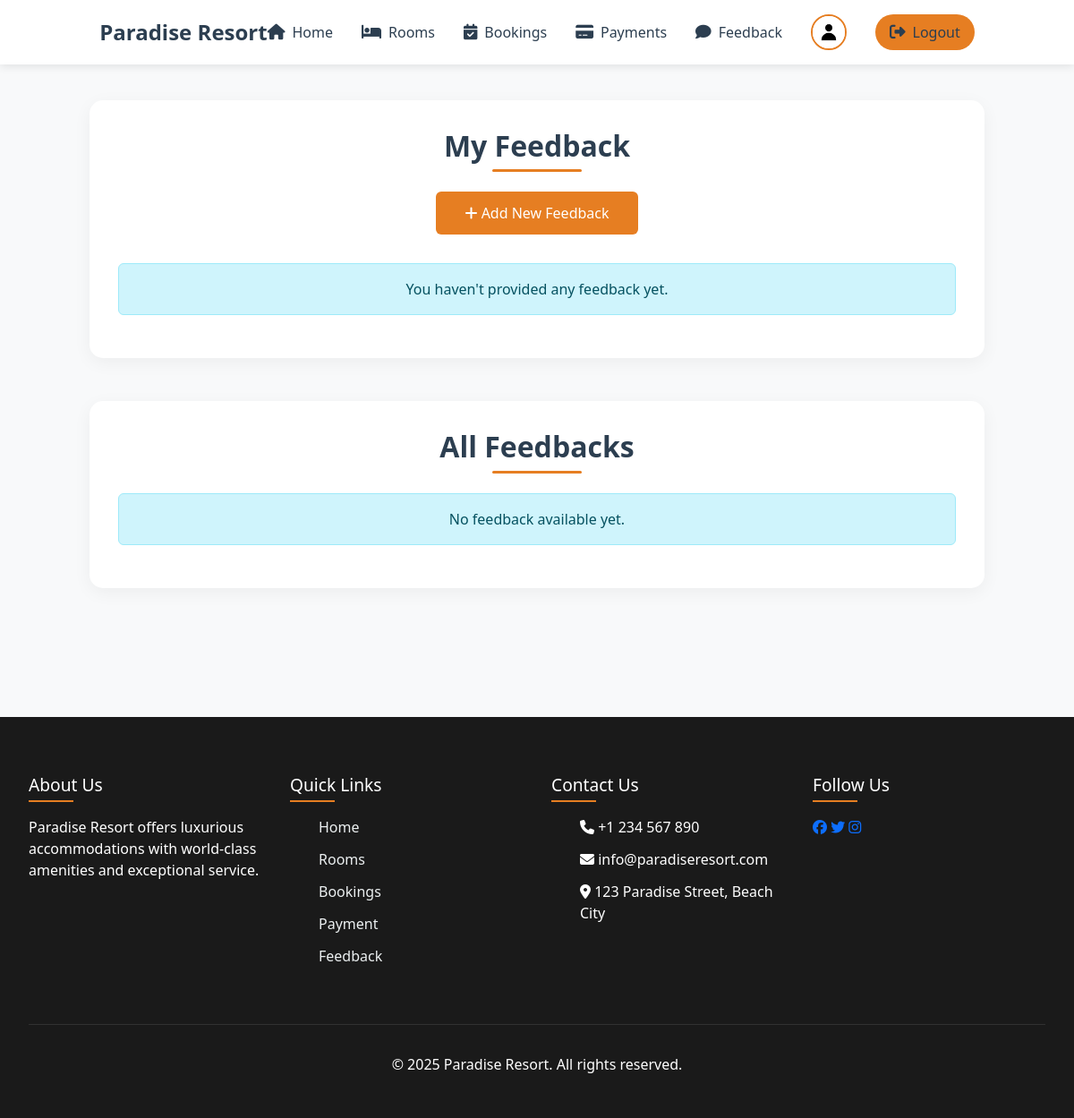
The app's page /user/feedback/index.php (signed in), older data.
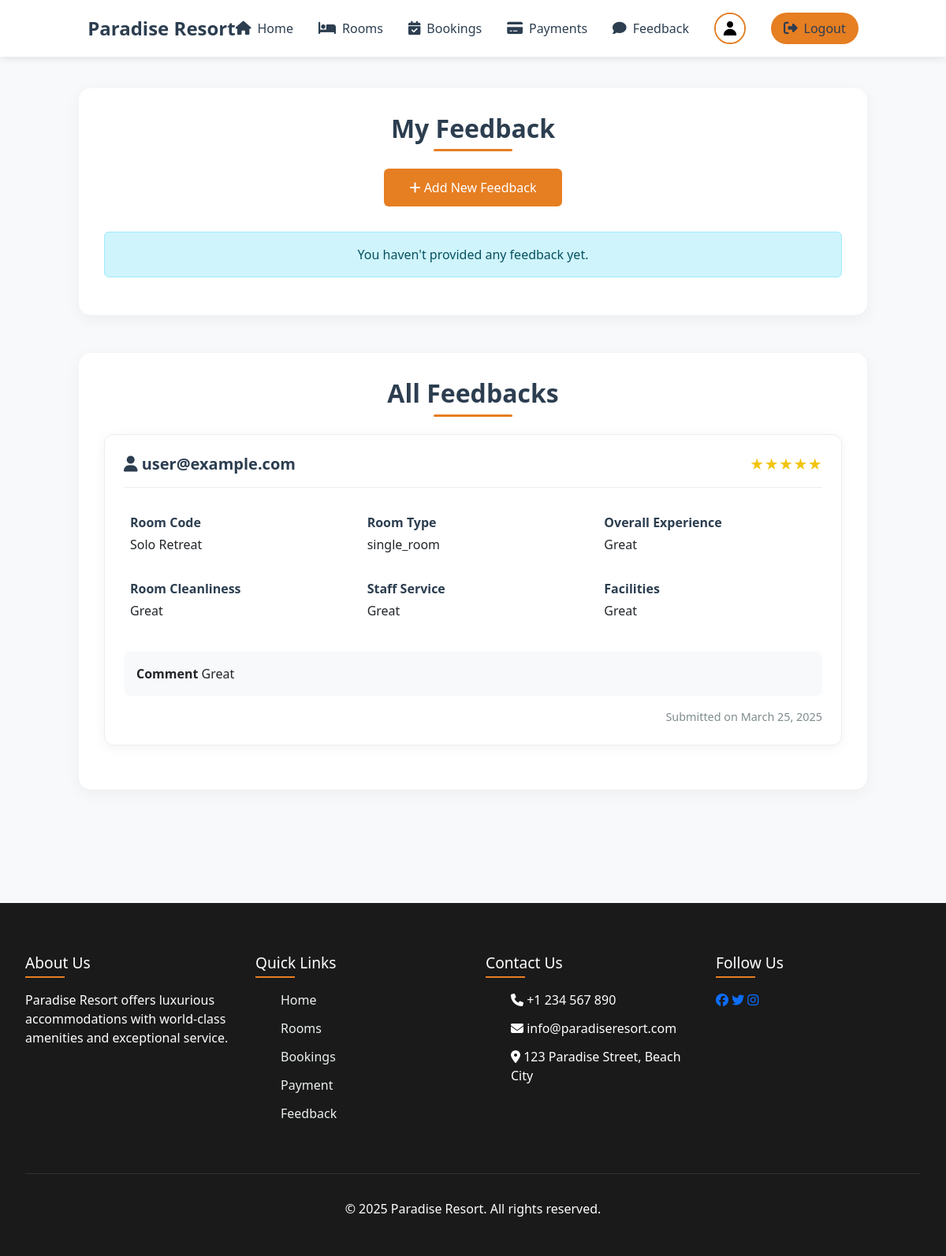
The same page, newer data.
### tables this page shows
CREATE TABLE IF NOT EXISTS `feedback` (
  `feedback_id` int(11) NOT NULL AUTO_INCREMENT,
  `account_id` int(11) DEFAULT NULL,
  `book_id` int(11) DEFAULT NULL,
  `rating` int(1) NOT NULL,
  `overall_experience` text NOT NULL,
  `room_cleanliness` text NOT NULL,
  `staff_service` text NOT NULL,
  `facilities` text NOT NULL,
  `comment` text DEFAULT NULL,
  `created_at` timestamp NOT NULL DEFAULT current_timestamp(),
  `updated_at` timestamp NULL DEFAULT current_timestamp(),
  PRIMARY KEY (`feedback_id`),
  KEY `feedback_book_fk` (`book_id`),
  KEY `feedback_account_fk` (`account_id`)
);

CREATE TABLE IF NOT EXISTS `account` (
  `account_id` int(11) NOT NULL AUTO_INCREMENT,
  `username` varchar(50) NOT NULL,
  `password` varchar(50) NOT NULL,
  `role` enum('user','admin','staff') NOT NULL,
  `last_active` datetime DEFAULT NULL,
  `created_at` timestamp NOT NULL DEFAULT current_timestamp(),
  `updated_at` timestamp NULL DEFAULT NULL,
  `deleted_at` datetime DEFAULT NULL,
  PRIMARY KEY (`account_id`)
);

CREATE TABLE IF NOT EXISTS `room` (
  `room_id` int(11) NOT NULL AUTO_INCREMENT,
  `room_code` varchar(50) NOT NULL,
  `room_type` enum('standard','single_room','deluxe','family_room','studio_room','suite') NOT NULL,
  `room_status` enum('available','booked','under maintenance') NOT NULL,
  `description` text NOT NULL,
  `price` decimal(10,2) NOT NULL,
  `created_at` timestamp NOT NULL DEFAULT current_timestamp(),
  `updated_at` timestamp NOT NULL DEFAULT current_timestamp(),
  PRIMARY KEY (`room_id`),
  UNIQUE KEY `room_ code` (`room_code`)
);

### user/feedback/index.php (the view, shortened to what the changed rows need)
<?php
include('../../resources/database/config.php');
include('../bootstrap.php');
$sql_all_feedback = "SELECT f.*, a.username, b.account_id, r.room_type, r.room_code
                     FROM feedback f
                     JOIN booking b ON f.book_id = b.book_id
                     JOIN account a ON b.account_id = a.account_id
                     JOIN room r ON b.room_id = r.room_id";
$stmt_all_feedback = $conn->prepare($sql_all_feedback);
$stmt_all_feedback->execute();
$result_all_feedback = $stmt_all_feedback->get_result();
?>
<!DOCTYPE html>
<html lang="en">
<head>
    <link rel="stylesheet" href="https://cdnjs.cloudflare.com/ajax/libs/font-awesome/6.4.2/css/all.min.css">
    <link rel="stylesheet" href="https://cdn.jsdelivr.net/npm/bootstrap@5.3.0/dist/css/bootstrap.min.css">
</head>
<body>
    <div class="main-content">
        <div class="container">
            <div class="feedback-container">
                <h2 class="section-title">My Feedback</h2>
            </div>
            <div class="feedback-container">
                <h2 class="section-title">All Feedbacks</h2>
                <?php if ($result_all_feedback->num_rows > 0): ?>
                    <?php while ($row = $result_all_feedback->fetch_assoc()): ?>
                        <div class="feedback-card">
                            <div class="feedback-header">
                                <h5>
                                    <i class="fas fa-user"></i>
                                    <?php echo htmlspecialchars($row['username']); ?>
                                </h5>
                                <div class="rating-stars">
                                    <?php
                                    $rating = intval($row['rating']);
                                    for($i = 0; $i < $rating; $i++) echo '★';
                                    ?>
                                </div>
                            </div>
                            <div class="feedback-details">
                                <div class="feedback-item">
                                    <strong>Room Code</strong>
                                    <?php echo htmlspecialchars($row['room_code']); ?>
                                </div>
                                <div class="feedback-item">
                                    <strong>Room Type</strong>
                                    <?php echo htmlspecialchars($row['room_type']); ?>
                                </div>
                                <div class="feedback-item">
                                    <strong>Overall Experience</strong>
                                    <?php echo htmlspecialchars($row['overall_experience']); ?>
                                </div>
                                <div class="feedback-item">
                                    <strong>Room Cleanliness</strong>
                                    <?php echo htmlspecialchars($row['room_cleanliness']); ?>
                                </div>
                                <div class="feedback-item">
                                    <strong>Staff Service</strong>
                                    <?php echo htmlspecialchars($row['staff_service']); ?>
                                </div>
                                <div class="feedback-item">
                                    <strong>Facilities</strong>
                                    <?php echo htmlspecialchars($row['facilities']); ?>
                                </div>
                                <div class="feedback-comment">
                                    <strong>Comment</strong>
                                    <?php echo htmlspecialchars($row['comment']); ?>
                                </div>
                            </div>
                            <div class="date-info">
                                Submitted on <?php echo date('F j, Y', strtotime($row['created_at'])); ?>
                            </div>
                        </div>
                    <?php endwhile; ?>
                <?php else: ?>
                    <div class="alert alert-info text-center">No feedback available yet.</div>
                <?php endif; ?>
            </div>
        </div>
    </div>
</body>
</html>

Row changes from the older to the newer data that the page shows:
added feedback: account.username "user@example.com", rating 5 (drawn), room.room_code "Solo Retreat", room.room_type "single_room", overall_experience "Great", room_cleanliness "Great", staff_service "Great", facilities "Great", comment "Great", created_at "March 25, 2025"
Text that changed along with them:
text no longer shown: "No feedback available yet."
